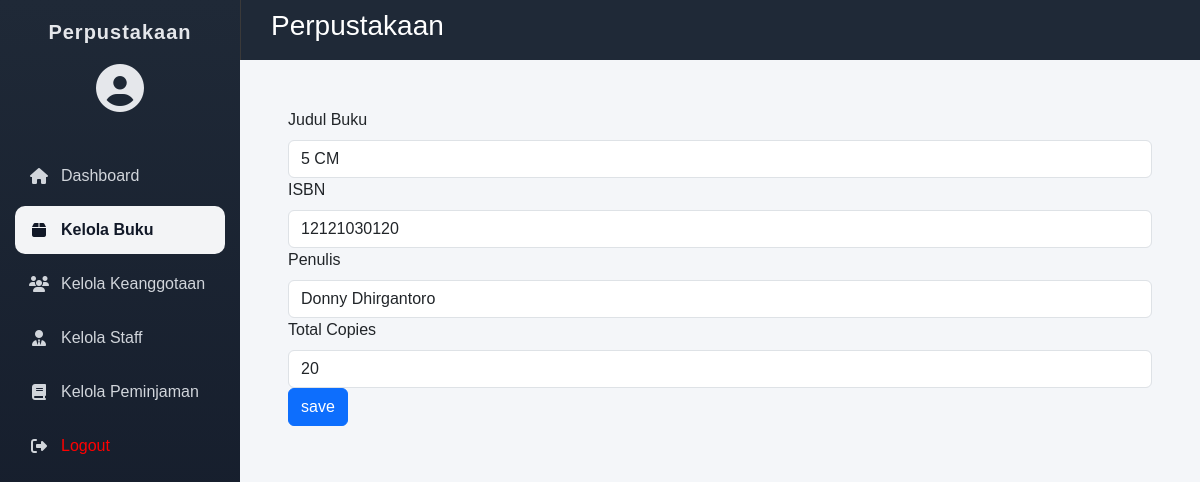
The page /buku/edit.php?id_buku=1 on the database its author committed.
### tables this page shows
CREATE TABLE `buku` (
  `id_buku` int(11) NOT NULL,
  `judul` varchar(255) NOT NULL,
  `isbn` varchar(20) DEFAULT NULL,
  `penulis` varchar(100) DEFAULT NULL,
  `total_copies` int(11) DEFAULT 0,
  `available_copies` int(11) DEFAULT 0,
  `created_at` timestamp NOT NULL DEFAULT current_timestamp()
);

### buku/edit.php (the view, shortened to what this page needs)
<?php
require_once __DIR__ . '/../config.php';
$id_buku = $_GET['id_buku'];
$stmt = $conn->prepare("SELECT * FROM buku WHERE id_buku = ?");
$stmt->execute([$id_buku]);
$buku = $stmt->get_result()->fetch_assoc();
?>
<div class="dashboard-wrapper">
    <?php require_once __DIR__ . '/../layout/sidebar.php'; ?>
    <div class="main">
        <?php require_once __DIR__ . '/../layout/header.php'; ?>
        <main class="container p-4">
            <form action="" method="post">
                <div>
                    <label for="judul" class="form-label">Judul Buku</label>
                    <input type="text" name="judul" class="form-control"
                        value="<?= htmlspecialchars($buku['judul']); ?>">
                </div>
                <div>
                    <label for="isbn" class="form-label">ISBN</label>
                    <input type="text" name="isbn" class="form-control"
                        value="<?= htmlspecialchars($buku['isbn']); ?>">
                </div>
                <div>
                    <label for="penulis" class="form-label">Penulis</label>
                    <input type="text" name="penulis" class="form-control"
                        value="<?= htmlspecialchars($buku['penulis']); ?>">
                </div>
                <div>
                    <label for="total_copies" class="form-label">Total Copies</label>
                    <input type="text" name="total_copies" class="form-control"
                        value="<?= htmlspecialchars($buku['total_copies']); ?>">
                </div>
                <button class="btn btn-primary" type="submit">save</button>
            </form>
        </main>
        <?php
        require_once __DIR__ . '/../layout/footer.php';

### dashboard.css (style rules this page uses)
* { margin: 0; padding: 0; box-sizing: border-box; font-family: Arial, sans-serif; }
body { background-color: #f4f6f9; }
.dashboard-wrapper { display: flex; min-height: 100vh; }
.main { flex: 1; display: flex; flex-direction: column; }

### rows shown on the page
buku: judul "5 CM", isbn "12121030120", penulis "Donny Dhirgantoro", total_copies "20"
